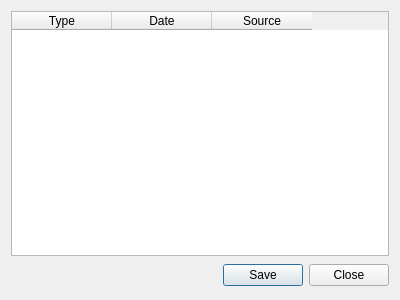
<ui version="4.0" >
 <class>LogWindow</class>
 <widget class="QDialog" name="LogWindow" >
  <property name="geometry" >
   <rect>
    <x>0</x>
    <y>0</y>
    <width>400</width>
    <height>300</height>
   </rect>
  </property>
  <property name="windowTitle" >
   <string>Log Window</string>
  </property>
  <layout class="QVBoxLayout" >
   <item>
    <widget class="QTableWidget" name="tableWidget" >
     <column>
      <property name="text" >
       <string>Type</string>
      </property>
     </column>
     <column>
      <property name="text" >
       <string>Date</string>
      </property>
     </column>
     <column>
      <property name="text" >
       <string>Source</string>
      </property>
     </column>
    </widget>
   </item>
   <item>
    <layout class="QHBoxLayout" >
     <item>
      <spacer>
       <property name="orientation" >
        <enum>Qt::Horizontal</enum>
       </property>
       <property name="sizeHint" >
        <size>
         <width>181</width>
         <height>27</height>
        </size>
       </property>
      </spacer>
     </item>
     <item>
      <widget class="QPushButton" name="pushButton_2" >
       <property name="text" >
        <string>Save</string>
       </property>
      </widget>
     </item>
     <item>
      <widget class="QPushButton" name="pushButton" >
       <property name="text" >
        <string>Close</string>
       </property>
      </widget>
     </item>
    </layout>
   </item>
  </layout>
 </widget>
 <resources/>
 <connections/>
</ui>
